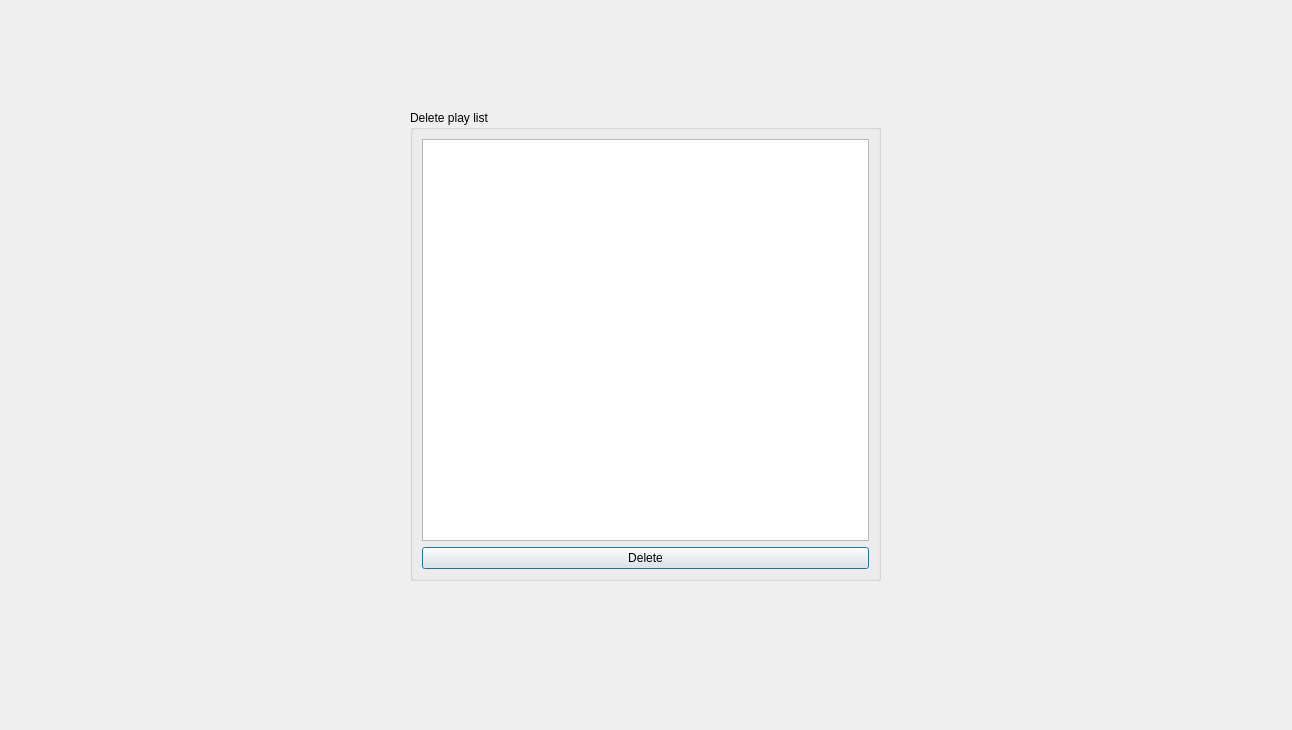
<?xml version="1.0" encoding="UTF-8"?>
<ui version="4.0">
 <class>DeletePlayList</class>
 <widget class="QDialog" name="DeletePlayList">
  <property name="geometry">
   <rect>
    <x>0</x>
    <y>0</y>
    <width>1292</width>
    <height>730</height>
   </rect>
  </property>
  <property name="windowTitle">
   <string>Dialog</string>
  </property>
  <widget class="QGroupBox" name="groupBox">
   <property name="geometry">
    <rect>
     <x>410</x>
     <y>110</y>
     <width>471</width>
     <height>471</height>
    </rect>
   </property>
   <property name="title">
    <string>Delete play list</string>
   </property>
   <layout class="QGridLayout" name="gridLayout">
    <item row="0" column="0">
     <widget class="QListWidget" name="listWidget"/>
    </item>
    <item row="1" column="0">
     <widget class="QPushButton" name="pushButton_delete">
      <property name="text">
       <string>Delete</string>
      </property>
     </widget>
    </item>
   </layout>
  </widget>
 </widget>
 <resources/>
 <connections/>
</ui>
